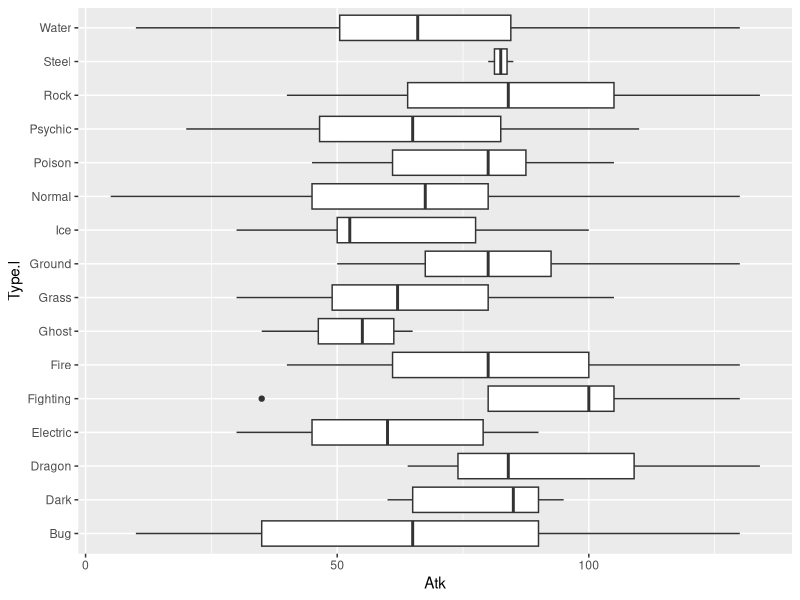
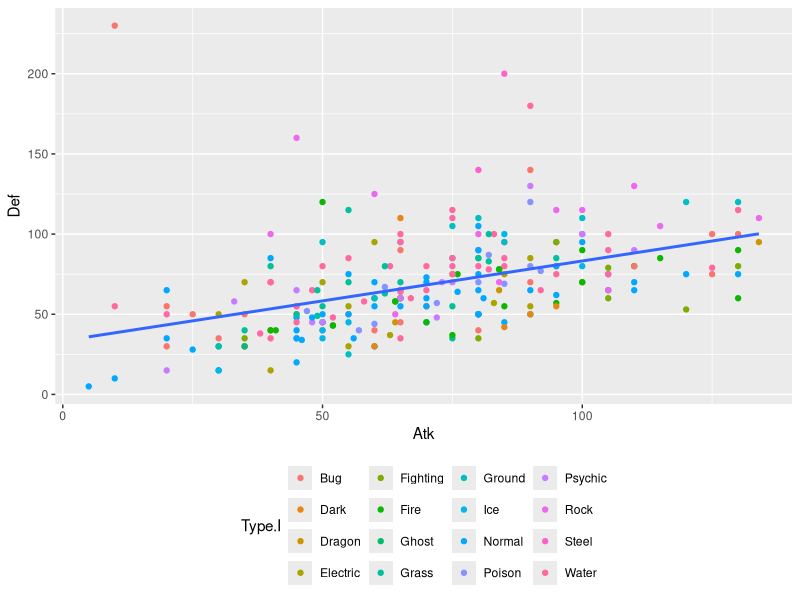
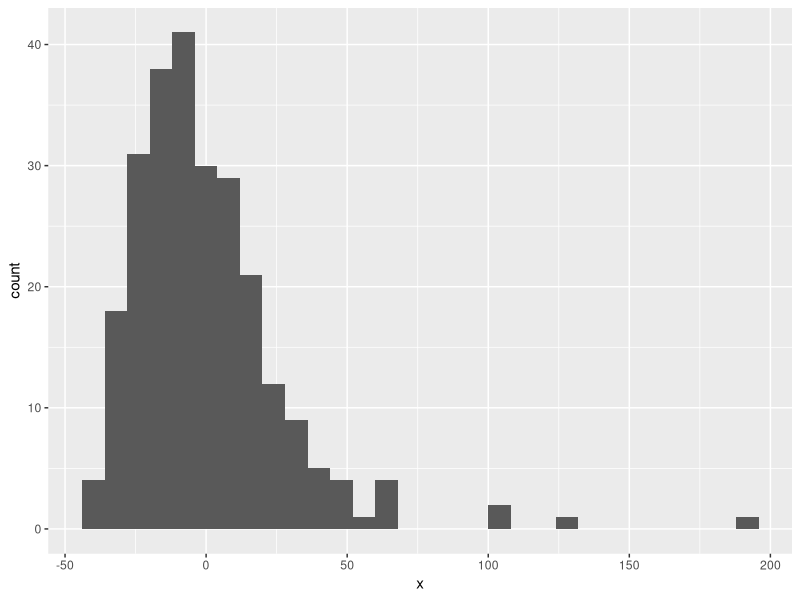
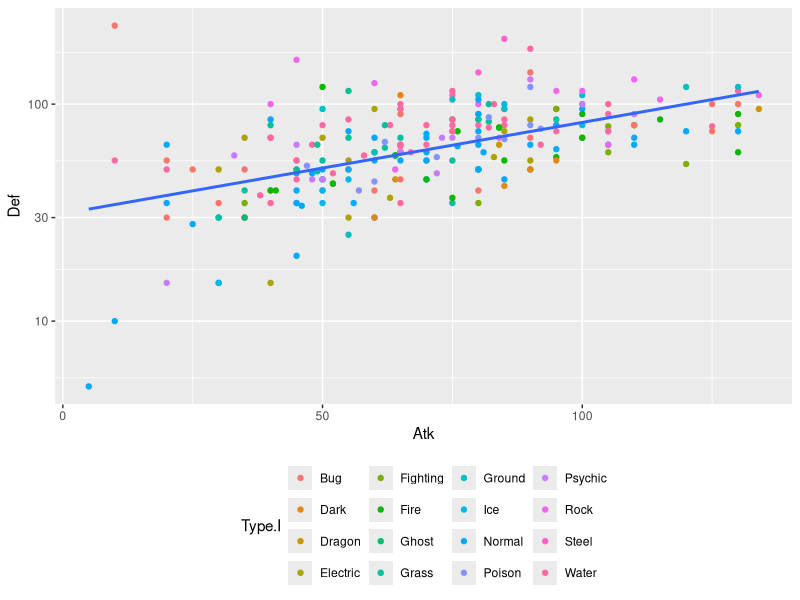
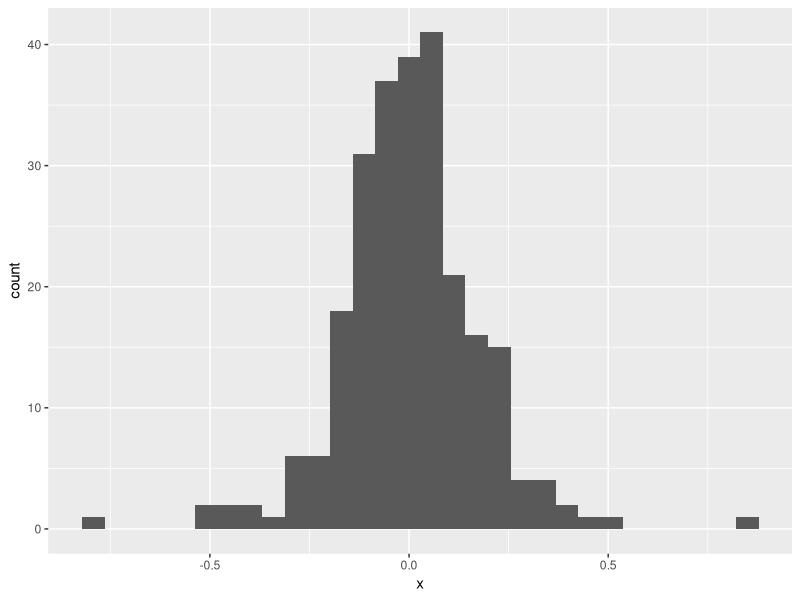
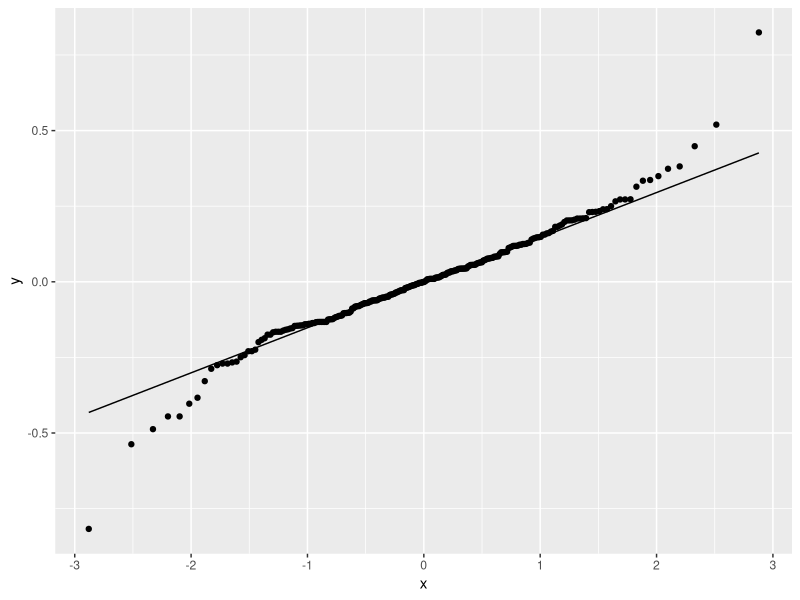

These figures' R source, in order:
## ---- chunk 1
library(tidyverse)
library(openxlsx)
## ---- chunk 2
pokemon <- read.xlsx("Pokemon.xlsx")
## ---- chunk 3
dim(pokemon)
## ---- chunk 4
pokemon %>% ggplot(aes(x = Type.I, y = Atk)) + 
    geom_boxplot() + coord_flip()
## ---- chunk 5
psychic <- pokemon %>% filter(Type.I == "Psychic") %>% select(Atk)
rock <- pokemon %>% filter(Type.I == "Rock") %>% select(Atk)

t.test(psychic, rock, var.equal = FALSE)
## ---- chunk 6
pokemon %>% ggplot(aes(x = Atk, y = Def)) + 
    geom_point(aes(color = Type.I)) + stat_smooth(method = "lm", se = FALSE) + theme(legend.position = "bottom")
## ---- chunk 7
regModel <- lm(Def ~ Atk, data = pokemon)

summary(regModel)
## ---- chunk 8
tibble(x = regModel$residuals) %>% ggplot(aes(x=x)) + geom_histogram(bins = 30)
## ---- chunk 9
pokemon %>% ggplot(aes(x = Atk, y = Def)) + 
    geom_point(aes(color = Type.I)) + stat_smooth(method = "lm", se = FALSE) + 
    theme(legend.position = "bottom") + scale_y_log10()
## ---- chunk 10
regModelLog <- lm(log10(Def) ~ Atk, data = pokemon)
## ---- chunk 11
tibble(x = regModelLog$residuals) %>% ggplot(aes(x=x)) + geom_histogram(bins = 30)
## ---- chunk 12
shapiro.test(regModelLog$residuals)
## ---- chunk 13
tibble(x = regModelLog$residuals) %>% ggplot(aes(sample = x)) + geom_qq() + geom_qq_line()
